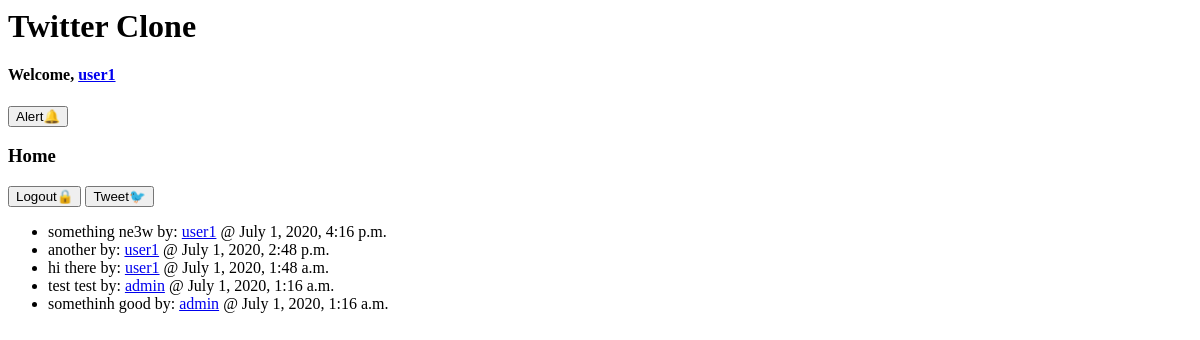
Before: / (signed in) with the older database file.
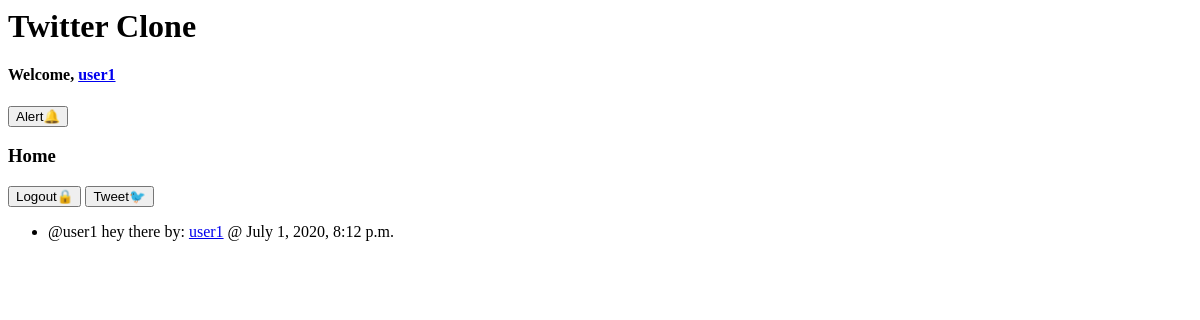
After: the same page with the newer database file.
### twitteruser/models.py (models this page shows)
class CustomUser(AbstractUser):
    username = models.CharField(max_length=50, unique=True)
    display_name = models.CharField(max_length=50)
    following = models.ManyToManyField("self", related_name='follows', symmetrical=False)
    def __str__(self):
        return self.username

### tweet/models.py (models this page shows)
class Tweet(models.Model):
    tweet = models.CharField(max_length=140)
    author = models.ForeignKey(CustomUser, on_delete=models.CASCADE)
    post_time = models.DateTimeField(default=timezone.now)
    def __str__(self):
        return self.tweet

### tweet/views.py (the view)
# urls.py: path('', tweets, name="home"),
@login_required
def tweets(request):
    html = "index.html"
    ur_tweets = Tweet.objects.filter(author=request.user).order_by("-post_time")
    following_tweets = Tweet.objects.filter(author__in=request.user.following.all())
    tweets = ur_tweets | following_tweets #query set
    return render(request, html, {"tweets": tweets})

### templates/index.html (shortened to what this page needs)
<h1> Twitter Clone </h1>
<div class="user-profile">
{% if user.is_authenticated %}
<h4> Welcome,
<a href="author_detail/{{user.id}}">
{{user.username}}</a></h4>
<a href="{% url 'notification' %}"><button>Alert🔔</button></a>
</div>
<body>
  <h3>Home</h3>
<div class = 'home-bar'>
   <a href="{% url 'logout' %}"><button>Logout🔒</button></a>
   <a href="{% url 'add_tweet' %}"><button>Tweet🐦</button></a>
</div>
<div class= 'twitter-feed'>
<ul>
  {% for tweet in tweets%}
    <div class = 'tweet-container'>
    <li>{{tweet}} by: <a href="author_detail/{{tweet.author.id}}/">{{tweet.author}}</a> @ {{tweet.post_time}}</li>
  {%endfor%}
</div>
  {% endif %}
</div>
</body>
</html>

Changed rows visible on the page:
removed Tweet: tweet "something ne3w", author "user1", post_time "July 1, 2020, 4:16 p.m."
removed Tweet: tweet "another", author "user1", post_time "July 1, 2020, 2:48 p.m."
removed Tweet: tweet "hi there", author "user1", post_time "July 1, 2020, 1:48 a.m."
removed Tweet: tweet "test test", author "admin", post_time "July 1, 2020, 1:16 a.m."
no longer on this page (row edited): Tweet: tweet "somethinh good", author "admin", post_time "July 1, 2020, 1:16 a.m."
added Tweet: tweet "@user1 hey there", author "user1", post_time "July 1, 2020, 8:12 p.m."
